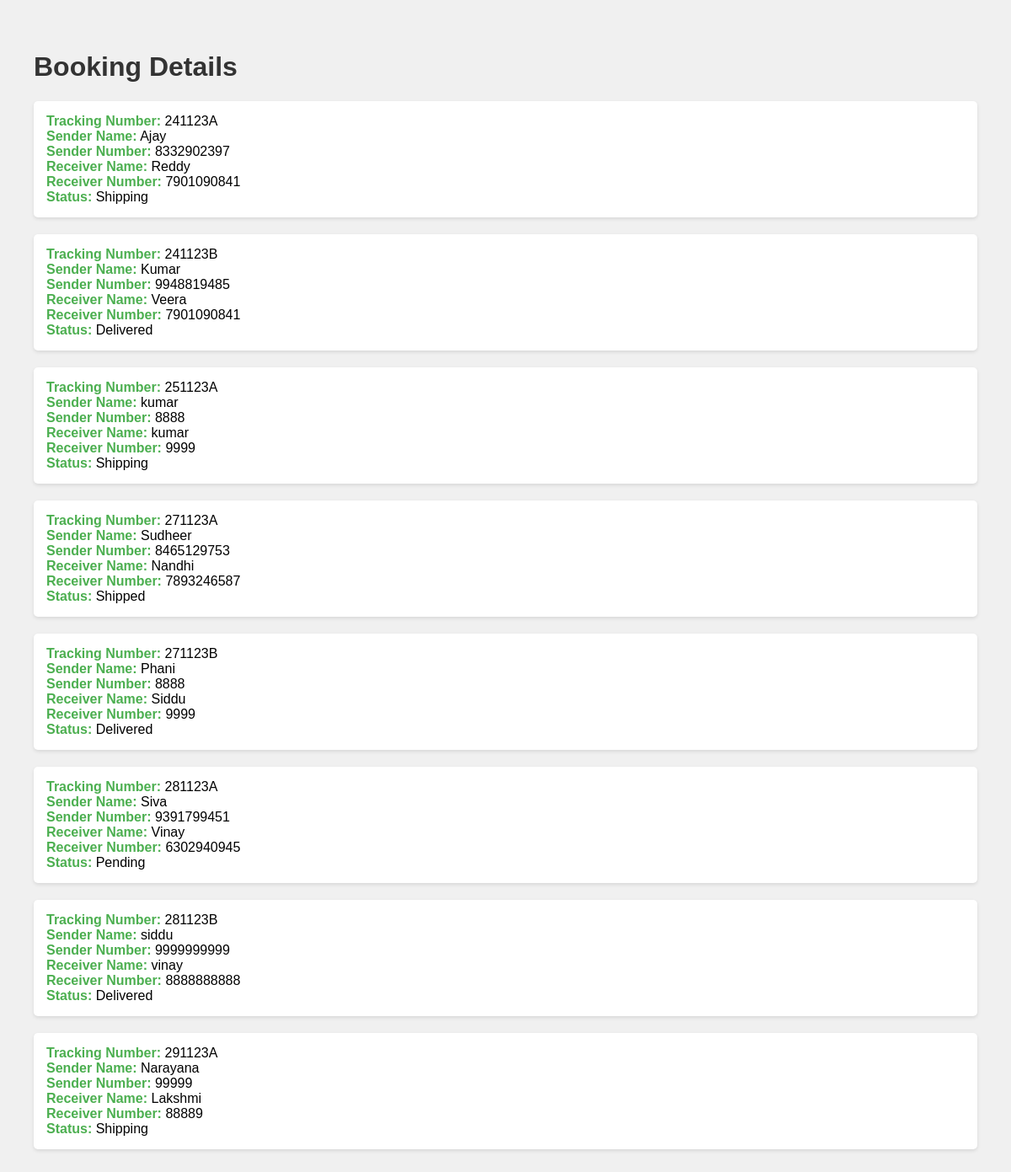
/book, run on an earlier commit of the app's database.
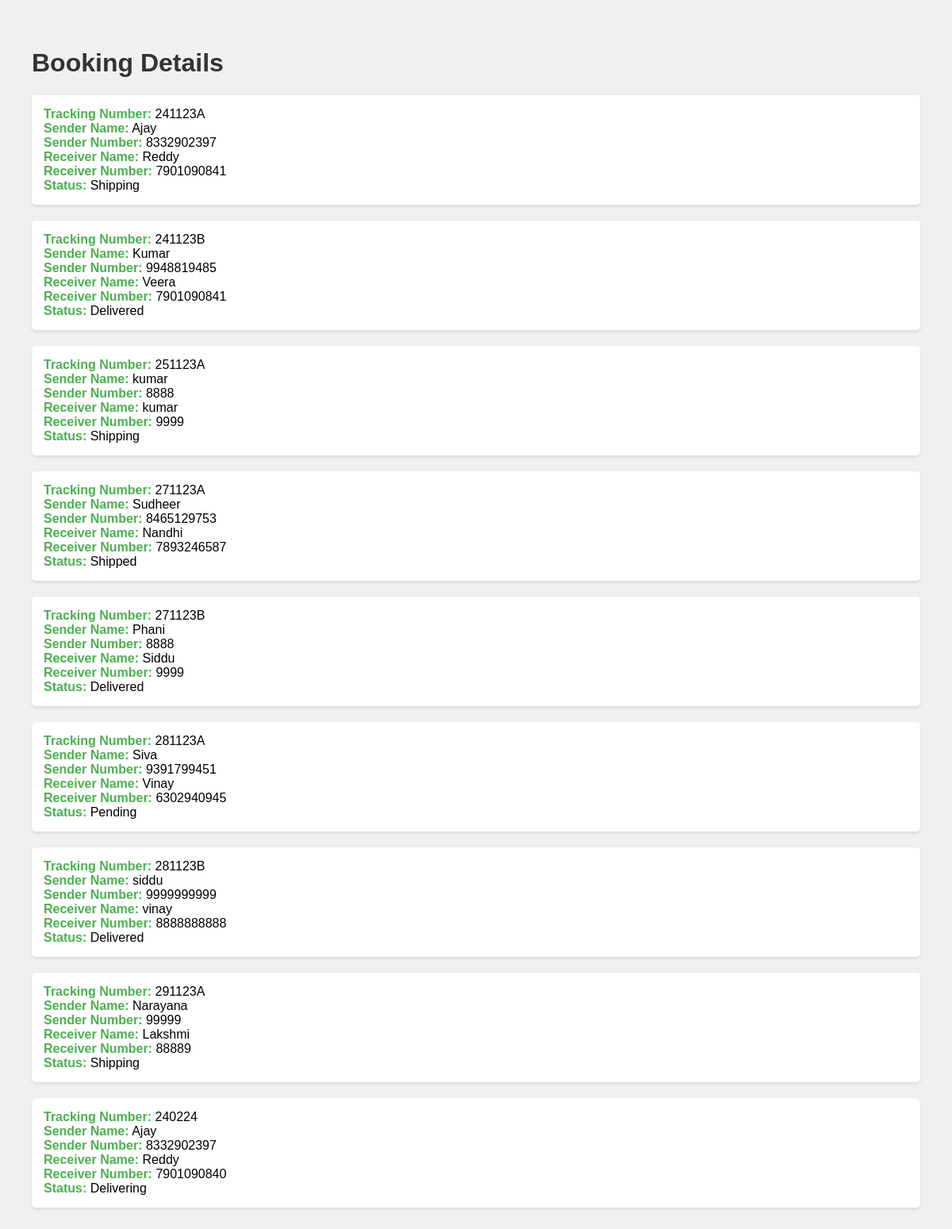
And on a later commit of the database.
### cbooking/models.py (models this page shows)
class Booking(models.Model):
    tracking_number = models.CharField(max_length=50, unique=True)
    sender_name = models.CharField(max_length=100)
    sender_number=models.IntegerField()
    receiver_name = models.CharField(max_length=100)
    receiver_number=models.IntegerField()
    status = models.CharField(max_length=20)
    def __str__(self):
        return self.tracking_number

### cbooking/views.py (the view)
# urls.py: path('book',book),
def book(request):
    data= Booking.objects.all()
    print('BOOKING DETAILS',data)
    content={
        'data':data
    }
    return render(request, 'booking.html', context=content)

### templates/booking.html (shortened to what this page needs)
<!DOCTYPE html>
<html lang="en">
<head>
</head>
<body>
    <h1>Booking Details</h1>
    <ul>
        {% for i in data %}
            <li>
                <strong>Tracking Number:</strong> {{ i.tracking_number }}<br>
                <strong>Sender Name:</strong> {{ i.sender_name }}<br>
                <strong>Sender Number:</strong> {{ i.sender_number }}<br>
                <strong>Receiver Name:</strong> {{ i.receiver_name }}<br>
                <strong>Receiver Number:</strong> {{ i.receiver_number }}<br>
                <strong>Status:</strong> {{ i.status }}<br>
            </li>
        {% endfor %}
    </ul>
</body>
</html>

### templates/booking.html (style rules this page uses)
body { font-family: 'Arial', sans-serif; margin: 20px; padding: 20px; background-color: #f0f0f0; }
h1 { color: #333; }
ul { list-style-type: none; padding: 0; }
li { background-color: #fff; margin-bottom: 20px; padding: 15px; border-radius: 5px; box-shadow: 0 2px 4px rgba(0, 0, 0, 0.1); }
strong { color: #4caf50; }

What changed in the data, as far as the page shows it:
added Booking: tracking_number "240224", sender_name "Ajay", sender_number "8332902397", receiver_name "Reddy", receiver_number "7901090840", status "Delivering"
